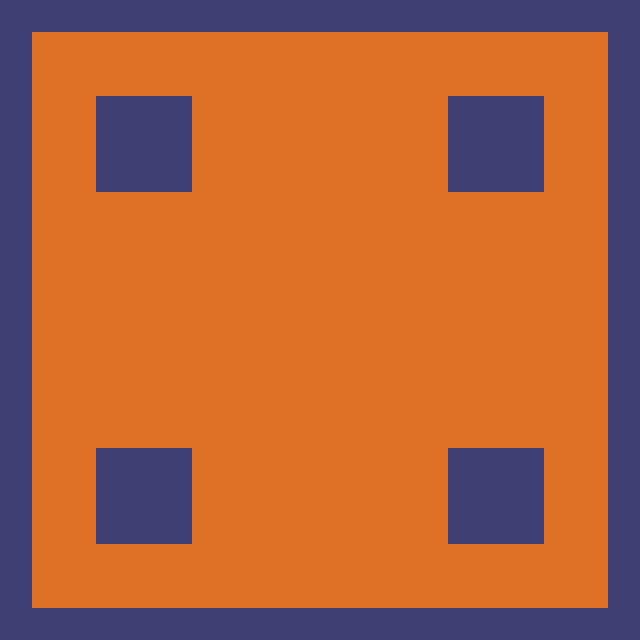

A 2D game scene composited from a Tiled map and its tileset images. What follows is a short description and the map's XML, with each tile layer's data collapsed to a summary:
An orthogonal 20x20 tile map with 32x32 px tiles, 1 tile layer (Capa de Patrones 1).

<map version="1.0" orientation="orthogonal" renderorder="right-down" width="20" height="20" tilewidth="32" tileheight="32" nextobjectid="1">
 <tileset firstgid="1" name="test-tiles" tilewidth="32" tileheight="32">
  <image source="test-tiles.png" width="64" height="32" />
  <tile id="0">
   <properties>
    <property name="solid" value="1" />
   </properties>
  </tile>
 </tileset>
 <layer name="Capa de Patrones 1" width="20" height="20">
  <data>[400 cells, 400 non-empty, 2 distinct tile ids]</data>
 </layer>
</map>
